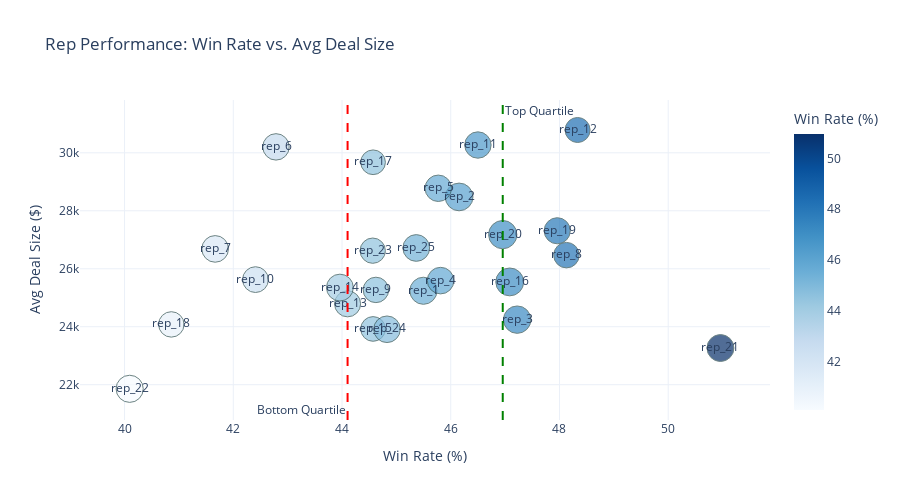

Notebook code for this chart:
### Markdown cell above
### Insight 1: Rep Performance Inequality

There is a significant gap between top and bottom sales reps. Quantifying and visualizing this gap helps target coaching and resource allocation.

### Code cell
# Calculate rep-level metrics
rep_stats = df.groupby('sales_rep_id').agg(
    win_rate = ('outcome', lambda x: (x=='Won').mean()*100),
    deal_count = ('deal_id', 'count'),
    avg_deal_size = ('deal_amount', 'mean'),
    avg_sales_cycle = ('sales_cycle_days', 'mean')
).reset_index()

# Filter reps with >50 deals
rep_stats_filtered = rep_stats[rep_stats['deal_count'] > 50]

# Quantify 10-point gap headline
top_20 = rep_stats_filtered['win_rate'].quantile(0.8)
bottom_20 = rep_stats_filtered['win_rate'].quantile(0.2)
print(f"Top 20% rep win rate: {top_20:.1f}%, Bottom 20%: {bottom_20:.1f}%, Gap: {top_20-bottom_20:.1f} points")

# Quartiles for annotation
q1 = rep_stats_filtered['win_rate'].quantile(0.25)
q3 = rep_stats_filtered['win_rate'].quantile(0.75)

fig4 = px.scatter(
    rep_stats_filtered, x='win_rate', y='avg_deal_size',
    size='deal_count', text='sales_rep_id',
    color='win_rate', color_continuous_scale='Blues',
    title='Rep Performance: Win Rate vs. Avg Deal Size',
    labels={'win_rate':'Win Rate (%)', 'avg_deal_size':'Avg Deal Size ($)'}
)
fig4.add_vline(x=q1, line_dash='dash', line_color='red', annotation_text='Bottom Quartile', annotation_position='bottom left')
fig4.add_vline(x=q3, line_dash='dash', line_color='green', annotation_text='Top Quartile', annotation_position='top right')
fig4.update_traces(marker=dict(line=dict(width=1, color='DarkSlateGrey')))
fig4.update_layout(template='plotly_white', height=500)
fig4.show()

### Figure 1 — Plotly figure (JSON) as saved in the notebook; plotly's stock layout.template omitted (floating-point values rounded to 4 significant figures)
{"data": [{"hovertemplate": "Win Rate (%)=%{marker.color}<br>Avg Deal Size ($)=%{y}<br>deal_count=%{marker.size}<br>sales_rep_id=%{text}<extra></extra>", "legendgroup": "", "marker": {"color": [45.5, 42.41, 46.5, 48.33, 44.1, 43.96, 44.57, 47.09, 44.57, 40.86, 47.96, 46.15, 46.96, 50.96, 40.09, 44.57, 44.83, 45.37, 47.22, 45.81, 45.77, 42.79, 41.67, 48.13, 44.62], "coloraxis": "coloraxis", "line": {"color": "DarkSlateGrey", "width": 1}, "size": [211, 191, 200, 180, 195, 207, 175, 223, 175, 186, 196, 221, 230, 208, 212, 184, 203, 205, 216, 203, 201, 201, 204, 187, 186], "sizemode": "area", "sizeref": 0.575, "symbol": "circle"}, "mode": "markers+text", "name": "", "orientation": "v", "showlegend": false, "text": ["rep_1", "rep_10", "rep_11", "rep_12", "rep_13", "rep_14", "rep_15", "rep_16", "rep_17", "rep_18", "rep_19", "rep_2", "rep_20", "rep_21", "rep_22", "rep_23", "rep_24", "rep_25", "rep_3", "rep_4", "rep_5", "rep_6", "rep_7", "rep_8", "rep_9"], "type": "scatter", "x": [45.5, 42.41, 46.5, 48.33, 44.1, 43.96, 44.57, 47.09, 44.57, 40.86, 47.96, 46.15, 46.96, 50.96, 40.09, 44.57, 44.83, 45.37, 47.22, 45.81, 45.77, 42.79, 41.67, 48.13, 44.62], "xaxis": "x", "y": [25240.0, 25630.0, 30270.0, 30790.0, 24790.0, 25350.0, 23920.0, 25550.0, 29670.0, 24080.0, 27310.0, 28480.0, 27180.0, 23270.0, 21860.0, 26620.0, 23910.0, 26720.0, 24240.0, 25590.0, 28780.0, 30200.0, 26680.0, 26470.0, 25270.0], "yaxis": "y"}], "layout": {"annotations": [{"showarrow": false, "text": "Bottom Quartile", "x": 44.1, "xanchor": "right", "xref": "x", "y": 0, "yanchor": "bottom", "yref": "y domain"}, {"showarrow": false, "text": "Top Quartile", "x": 46.96, "xanchor": "left", "xref": "x", "y": 1, "yanchor": "top", "yref": "y domain"}], "coloraxis": {"colorbar": {"title": {"text": "Win Rate (%)"}}, "colorscale": [[0, "rgb(247,251,255)"], [0.125, "rgb(222,235,247)"], [0.25, "rgb(198,219,239)"], [0.375, "rgb(158,202,225)"], [0.5, "rgb(107,174,214)"], [0.625, "rgb(66,146,198)"], [0.75, "rgb(33,113,181)"], [0.875, "rgb(8,81,156)"], [1, "rgb(8,48,107)"]]}, "height": 500, "legend": {"itemsizing": "constant", "tracegroupgap": 0}, "shapes": [{"line": {"color": "red", "dash": "dash"}, "type": "line", "x0": 44.1, "x1": 44.1, "xref": "x", "y0": 0, "y1": 1, "yref": "y domain"}, {"line": {"color": "green", "dash": "dash"}, "type": "line", "x0": 46.96, "x1": 46.96, "xref": "x", "y0": 0, "y1": 1, "yref": "y domain"}], "title": {"text": "Rep Performance: Win Rate vs. Avg Deal Size"}, "xaxis": {"anchor": "y", "domain": [0, 1], "title": {"text": "Win Rate (%)"}}, "yaxis": {"anchor": "x", "domain": [0, 1], "title": {"text": "Avg Deal Size ($)"}}}}
